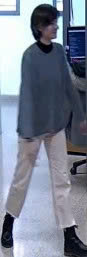
#> input picture query/1.jpg, 87 x 257 px, given in place of input.mp4, which was not available
$ jupyter execute --allow-errors run_main.ipynb
#> lines starting #> are read from the running program, lines starting #| are printed output that depends on the picture; after the words box and inside, x2 and y2 are one past the last pixel; in counts of white or black regions, pixels touching at a corner belong together
### tracking/tracklet.py
from dataclasses import dataclass
import numpy as np

@dataclass
class TrackletFrame:
    frame_id: int
    bbox: np.ndarray # [left, top, right, bottom]
    confidence: float
    crop_path: str


class Tracklet:
    # [12 lines left out: functions __init__, add_frame, not called in this run]


class TrackletManager:
    def __init__(self):
        self.tracklets = {}

    # [4 lines left out: function get, not called in this run]

    def all(self):
        return self.tracklets.values()

### models/reid.py
import torch
import torchreid
from torchvision import transforms
from PIL import Image
import torch.nn.functional as F

class ReIDModel:
    def __init__(self, device='cpu', model_path=None):
        '''
        Docstring for __init__
        Defautl device is CPU
        :param self: Description
        :param device: Description
        '''
        self.model = torchreid.utils.feature_extractor.FeatureExtractor(
            model_name="osnet_x1_0",
            device=device,
            model_path=model_path
        )
        # [14 lines of commented-out code are left out]

    # [9 lines left out: function extract, not called in this run]


### run_main.ipynb
[cell 1]
import os

VIDEO_FOLDER = './videos_test'
OUTPUT_FOLDER = './output_test'
os.makedirs(OUTPUT_FOLDER, exist_ok=True)
os.makedirs(os.path.join(OUTPUT_FOLDER, 'frames'), exist_ok=True)

[cell 2]
import numpy as np
import glob
import os
import PIL.Image as Image
import cv2

from config import *
from tracking.tracklet import TrackletManager
from tracking.detector_tracker import run_tracking
from sampling.sampler import sample_best_per_window
from models.reid import ReIDModel
#> (the rest of this cell did not finish here and is left out)

[cell 3]
def save_image_webp(img_bgr, path: str, quality: int = 80, resize_factor: float = 0.5):
    if resize_factor != 1.0:
        img_bgr = cv2.resize(img_bgr, (0, 0), fx=resize_factor, fy=resize_factor)
    img_pil = Image.fromarray(cv2.cvtColor(img_bgr, cv2.COLOR_BGR2RGB))
    os.makedirs(os.path.dirname(path), exist_ok=True)
    img_pil.save(path, format="WEBP", quality=quality)

[cell 4]
manager = TrackletManager()

[cell 5]
# tracking
seqs = sorted(glob.glob(f'{VIDEO_FOLDER}/seq_*'))

for seq_id, seq_path in enumerate(seqs):
    seq_name = os.path.basename(seq_path)
    print(f'Processing sequence {seq_name}')

    os.makedirs(os.path.join(OUTPUT_FOLDER, 'frames', seq_name), exist_ok=True)
    cameras = sorted(glob.glob(f'{seq_path}/camera_*'))
    for cam_id, video_path in enumerate(cameras):
        camera_name = "_".join(os.path.basename(video_path).split('_')[:2])
        camera_frame_folder = os.path.join(OUTPUT_FOLDER, 'frames', seq_name, camera_name)
        os.makedirs(camera_frame_folder, exist_ok=True)
        print(f'  Processing camera {cam_id}')
        for frame_id, frame, boxes, ids, confs in run_tracking(video_path, vid_stride=1, confidence=CONFIDENCE_THRESHOLD, save=True,
                                                           project_name=f'{OUTPUT_FOLDER}/annotated_videos',
                                                           name=seq_name,
                                                           show=False):

            frame_save_path = os.path.join(camera_frame_folder, f'frame_{frame_id:07d}.webp')
            save_image_webp(frame, frame_save_path)
            for box, tid, conf in zip(boxes, ids, confs):
                gid = seq_id*SEQ_ID_OFFSET + cam_id * CAMERA_ID_OFFSET + tid
                x1, y1, x2, y2 = map(int, box)
                crop = frame[y1:y2, x1:x2]

                t = manager.get(gid, seq_id, cam_id)
                t.add_frame(frame_id, box, conf, crop)

#> (a cell that did not finish here is left out)

#> (a cell that did not finish here is left out)

#> (a cell that did not finish here is left out)

#> (a cell that did not finish here is left out)

[cell 10]
os.makedirs(os.path.join(OUTPUT_FOLDER, 'metadata'), exist_ok=True)
os.makedirs(os.path.join(OUTPUT_FOLDER, 'embeddings'), exist_ok=True)

[cell 11]
tracklets = manager.all()


# save into metadata.txt
with open(f"{OUTPUT_FOLDER}/metadata.txt", "a") as f:
    for t in tracklets:
        for frame in t.frames:
            f.write(f"{t.sequence_id} {t.camera_id} {frame.frame_id} {t.global_id} {frame.bbox[0]} {frame.bbox[1]} {frame.bbox[2]} {frame.bbox[3]}\n")

# save into features.txt
with open(f"{OUTPUT_FOLDER}/features.txt", "w") as f:
    for t in tracklets:
        f.write(f"{t.sequence_id} {t.camera_id} {t.global_id} {t.reid_embeddings[0].tolist()} {t.clip_embeddings[0].tolist()}\n")

[cell 12]
for t in manager.all():
    for frame in t.frames:
        print(tuple(frame.bbox.tolist()))

[cell 13]
import cv2

# -----------------------------
# Inputs
# -----------------------------
video_path = "input.mp4"
output_path = "output_with_boxes.mp4"

# Example bounding boxes:
# frame_idx -> list of (x1, y1, x2, y2)
bboxes = {
    0: [(50, 60, 200, 220)],
    1: [(55, 65, 205, 225)],
    2: [(60, 70, 210, 230)],
}

# -----------------------------
# Load video
# -----------------------------
cap = cv2.VideoCapture(video_path)

if not cap.isOpened():
    raise IOError("Cannot open video")

fps = cap.get(cv2.CAP_PROP_FPS)
width = int(cap.get(cv2.CAP_PROP_FRAME_WIDTH))
height = int(cap.get(cv2.CAP_PROP_FRAME_HEIGHT))

# -----------------------------
# Video writer
# -----------------------------
fourcc = cv2.VideoWriter_fourcc(*"mp4v")
out = cv2.VideoWriter(output_path, fourcc, fps, (width, height))

frame_idx = 0

# -----------------------------
# Process frames
# -----------------------------
while True:
    ret, frame = cap.read()
#> frame is the input picture: shape (257, 87, 3); mean B, G, R 146.7, 130.3, 122.2
    if not ret:
        break

    # Draw bounding boxes for this frame
    if frame_idx in bboxes:
        for (x1, y1, x2, y2) in bboxes[frame_idx]:
            cv2.rectangle(
                frame,
                (x1, y1),
                (x2, y2),
                color=(0, 255, 0),
                thickness=2
            )
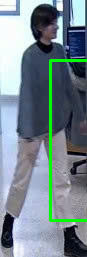
#> frame: shape (257, 87, 3); 3.12% of pixels changed, all inside (x1, y1, x2, y2) = (49, 59, 87, 222)

    # Write to output video
    out.write(frame)

    # Display
    cv2.imshow("Video with Bounding Boxes", frame)
    if cv2.waitKey(1) & 0xFF == ord("q"):
#> (key q is pressed here)
        break

    frame_idx += 1

# -----------------------------
# Cleanup
# -----------------------------
cap.release()
out.release()
cv2.destroyAllWindows()


$ run again, on query/2.jpg
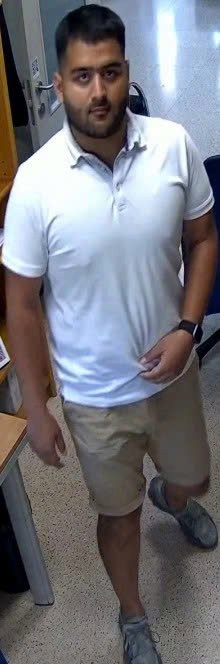
#> input picture query/2.jpg, 220 x 664 px, given in place of input.mp4, which was not available
#> frame is the input picture: shape (664, 220, 3); mean B, G, R 123.1, 116.5, 116
#> after the loop `for (x1, y1, x2, y2) in bboxes[frame_idx]:`:
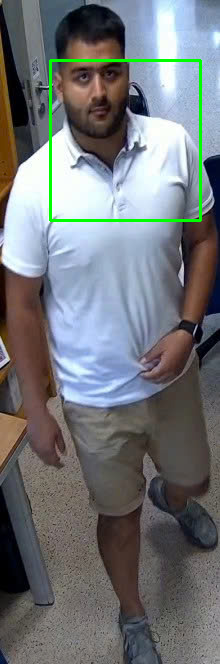
#> frame: shape (664, 220, 3); 1.27% of pixels changed, all inside (x1, y1, x2, y2) = (49, 59, 202, 222)

$ run again, on query/3.jpg
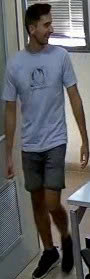
#> input picture query/3.jpg, 90 x 279 px, given in place of input.mp4, which was not available
#> frame is the input picture: shape (279, 90, 3); mean B, G, R 97.8, 95.8, 95.6
#> after the loop `for (x1, y1, x2, y2) in bboxes[frame_idx]:`:
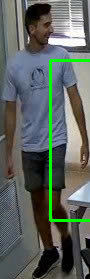
#> frame: shape (279, 90, 3); 2.85% of pixels changed, all inside (x1, y1, x2, y2) = (49, 59, 90, 222)

$ run again, on query/4.jpg
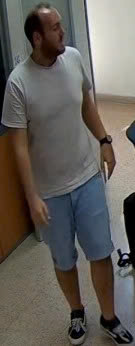
#> input picture query/4.jpg, 135 x 346 px, given in place of input.mp4, which was not available
#> frame is the input picture: shape (346, 135, 3); mean B, G, R 90.1, 95.8, 100.3
#> after the loop `for (x1, y1, x2, y2) in bboxes[frame_idx]:`:
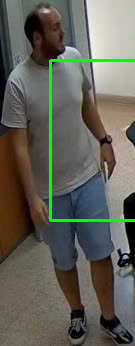
#> frame: shape (346, 135, 3); 2.11% of pixels changed, all inside (x1, y1, x2, y2) = (49, 59, 135, 222)
